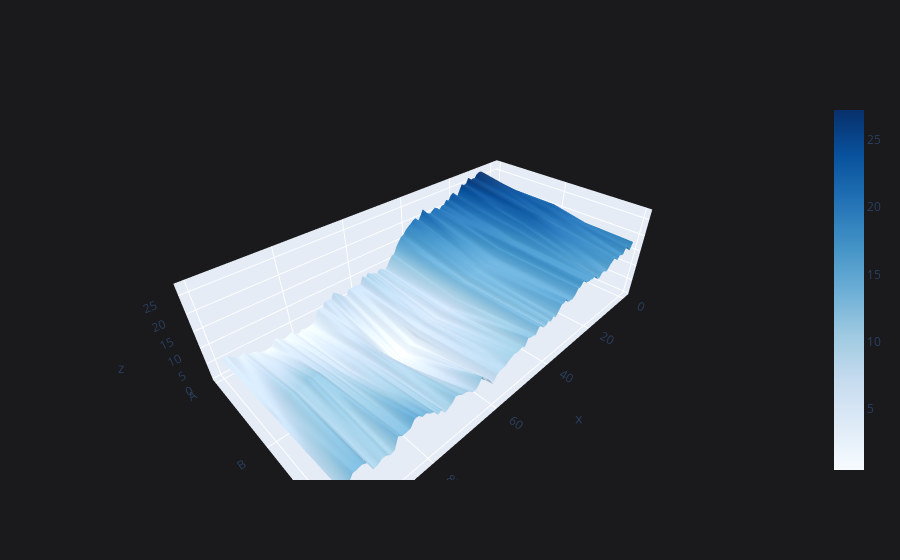

Source (notebook cell):
### Code cell
df.iplot(kind='surface', colorscale='blues')

### Figure 1 — Plotly figure (JSON) as saved in the notebook; plotly's stock layout.template omitted (floating-point values rounded to 4 significant figures; data arrays with more than 128 entries replaced by an {"elided": "..."} marker saying what was removed)
{"data": [{"colorscale": [[0, "rgb(247,251,255)"], [0.125, "rgb(222,235,247)"], [0.25, "rgb(198,219,239)"], [0.375, "rgb(158,202,225)"], [0.5, "rgb(107,174,214)"], [0.625, "rgb(66,146,198)"], [0.75, "rgb(33,113,181)"], [0.875, "rgb(8,81,156)"], [1, "rgb(8,48,107)"]], "type": "surface", "x": [0, 1, 2, 3, 4, 5, 6, 7, 8, 9, 10, 11, 12, 13, 14, 15, 16, 17, 18, 19, 20, 21, 22, 23, 24, 25, 26, 27, 28, 29, 30, 31, 32, 33, 34, 35, 36, 37, 38, 39, 40, 41, 42, 43, 44, 45, 46, 47, 48, 49, 50, 51, 52, 53, 54, 55, 56, 57, 58, 59, 60, 61, 62, 63, 64, 65, 66, 67, 68, 69, 70, 71, 72, 73, 74, 75, 76, 77, 78, 79, 80, 81, 82, 83, 84, 85, 86, 87, 88, 89, 90, 91, 92, 93, 94, 95, 96, 97, 98, 99], "y": ["A", "B", "C"], "z": {"elided": "3x100 float values"}}], "layout": {"legend": {"bgcolor": "#1A1A1C", "font": {"color": "#D9D9D9"}}, "paper_bgcolor": "#1A1A1C", "plot_bgcolor": "#1A1A1C", "title": {"font": {"color": "#D9D9D9"}}, "xaxis": {"gridcolor": "#434343", "showgrid": true, "tickfont": {"color": "#C2C2C2"}, "title": {"font": {"color": "#D9D9D9"}, "text": ""}, "zerolinecolor": "#666570"}, "yaxis": {"gridcolor": "#434343", "showgrid": true, "tickfont": {"color": "#C2C2C2"}, "title": {"font": {"color": "#D9D9D9"}, "text": ""}, "zerolinecolor": "#666570"}}}
